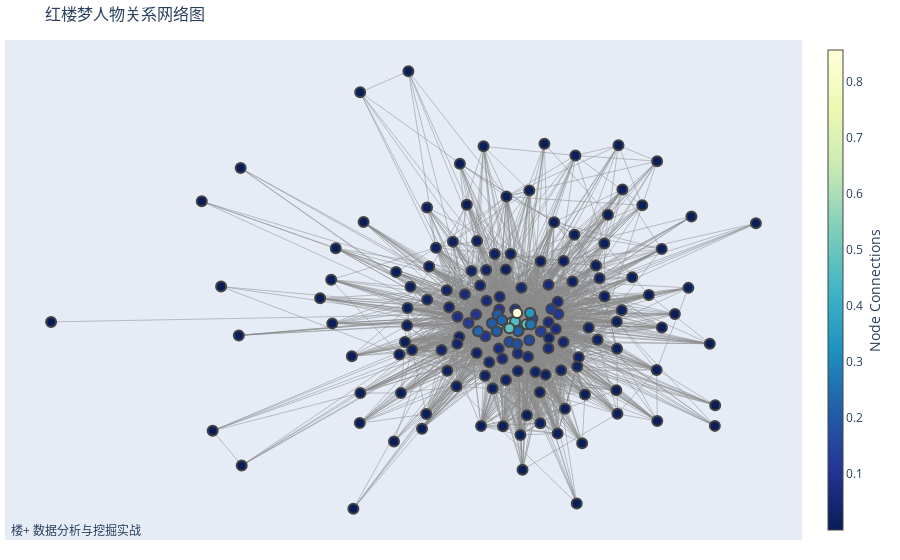

The notebook cell this image was saved under:
### Code cell
import re
import jieba
import json
from tqdm import tqdm
import os
import itertools
import numpy as np
from sklearn import decomposition
import matplotlib.pyplot as plt



# 加载别名表
file_path = 'userdict.json'
with open(file_path, 'r', encoding='utf-8') as f:  # 替换为正确的编码方式
    names = json.load(f)
for name in names:
    for alias_name in names[name]:
        # 结巴分词可以动态加载词语，在这里加载人物别名，以免错误的分词
        # nr 在结巴分词中代表人名
        jieba.add_word(alias_name, tag="nr")

def load_stopwords(file_path):
    # 加载停用词函数
    with open(file_path, 'r', encoding='utf-8') as f:
        stopwords = [line.strip('\n') for line in f.readlines()]
    return stopwords

def process(file_path):
    # 对一个章节进行分词
    stopwords = load_stopwords('stopwords.txt')
    with open(file_path, 'rb') as f:
        content = f.read()
        para = content.decode("utf-8", 'ignore').split('\n')
        para = para[:-1]
        result = []
        for p in para:
            words = []
            # 对每一个段落进行分词
            seg_list = list(jieba.cut(p, cut_all=False))
            for x in seg_list:
                if len(x) <= 1:
                    continue
                if x in stopwords:
                    continue
                words.append(x)
            # 返回的是一个二维 list: [[段1结果], [段2结果], ]
            result.append(words)
    return result

result = {}

# 遍历目录
for file_name in tqdm(os.listdir('红楼梦')):
    # 获取章节的坐标，前面爬取的数据，是以 1_章节名 命名
    index = int(file_name.split('_')[0])
    # 分词，保存到一个字典，章节坐标对应分词结果
    result[index] = process(os.path.join('红楼梦', file_name))

#词频统计----------------------------------------

artical_word_dict = {}  # 整篇文章分词结果
chapters_word_dict = {}  # 每个章节的分词结果，对应到文章索引

# 遍历上文的分词结果
for index in tqdm(result):
    # 将一个章节的二维 list 压缩为一维，方便遍历
    chapter_word_list = list(itertools.chain.from_iterable(result[index]))
    chapter_word_dict = {}
    # 遍历
    for word in chapter_word_list:
        # 当词语不存在时 dict 初始化为 0
        if word not in chapter_word_dict:
            chapter_word_dict[word] = 0
        # 当词语不存在时 dict 初始化为 0
        if word not in artical_word_dict:
            artical_word_dict[word] = 0
        # 相应结果加一
        chapter_word_dict[word] += 1
        artical_word_dict[word] += 1
    chapters_word_dict[index] = chapter_word_dict

# 对整篇文章的词频统计结果进行排序，由高到低
sorted_word_list = [x[1] for x in sorted(
    zip(artical_word_dict.values(), artical_word_dict.keys()), reverse=True)]
sorted_word_list

#数据分析及可视化----------------------------
#分析是否为曹雪芹所作

all_names = []  # 所有名字的 list
for name in names:
    for alias_name in names[name]:
        all_names.append(alias_name)

# 待删除的名字
to_delete = []
for x in tqdm(sorted_word_list):
    for name in all_names:
        # 利用正则表达式判断一个词语是否是名字
        pattern = re.compile("(.*){}(.*)".format(name))
        # 正则查找匹配，如果匹配的结果不为 None 则该词语为名字
        t = re.search(pattern, x)
        # 如果一个词语是名字，则删除掉
        if t:
            to_delete.append(x)
            break

# 删除操作
for x in to_delete:
    sorted_word_list.remove(x)

V = 2000  # 选择前 V 个词语的词频作为一章节的特征
word_list = sorted_word_list[:V]
word_list



# 在这里生成一个 120*2000 的 0 矩阵，每一行对应一章节的特征。
features = np.zeros((len(chapters_word_dict), V))
# 遍历每个章节的 word dict
for index in chapters_word_dict:
    # 章节 word dict
    chapter_word_dict = chapters_word_dict[index]
    # 遍历每个词语，并改变相应位置的值为该词语出现次数
    for j, word in enumerate(word_list):
        try:
            features[index, j] = chapter_word_dict[word]
        except:
            # 该章节未出现这个词语
            pass
features.shape, features

features /= features.max(axis=0)  # 按列归一化到 [0, 1]
features.shape, features




# 特征降维
features = decomposition.PCA(n_components=2).fit_transform(features)

# 绘制前八十回和后四十回散点图
plt.plot(features[:80, 0].flatten(), features[:80, 1].flatten(), '.')
plt.plot(features[80:, 0].flatten(), features[80:, 1].flatten(), '.')
plt.legend(['First 80', 'Last 40'])



#人物关系绘制--------------
# 统计一起出现的次数
count = {}
对于梳子在里面 itertool软件 .产品 (姓名 .钥匙 ( ) ,重复= two ) :
计数 [ &#39;_&#39; .参加 (梳子 ) ]= zero

 #Traverse chapter words
对于段落文字列表在里面 tqdm（全面质量管理） (列表 ( itertool软件 .链 .来自可更改 (结果 .值 ( ) ) ) ) :
段落名称列表= [ ]
对于名称在里面姓名：
临时管理计划=设置 (姓名 [名称 ] ) .交叉 (段落文字列表 )
如果 只有 (临时管理计划 ) &#62; zero :
段落名称列表 .追加 (名称 )
 #De duplication
段落名称列表=列表 (设置 (段落名称列表 ) )
 #Count the number of common occurrences in a section
对于梳子在里面 itertool软件 .组合 (段落名称列表 , two ) :
计数 [ &#39;_&#39; .参加 (梳子 ) ]+= one


从 犁 .脱机进口init_notebook_模式 , iplot公司
从 犁进口graph_objs作为去
进口 网络x作为 nx（纳克斯）
 #Activate Plotly notebook mode to facilitate offline plotting
init_notebook_模式 (有联系的=真的 )
G公司= nx（纳克斯） .图表 ( ) #Create Graph
节点= [ ] #All nodes
边缘= [ ] #All edges
 #Count all name combinations
对于梳子在里面 itertool软件 .组合 (姓名 .钥匙 ( ) , two ) :
 #Number of times two names appear together
全部的=计数 [ &#39;{}_ {}&#39; .格式 (梳子 [ zero ] ,梳子 [ one ] ) ]+ \
计数 [ &#39;{}_ {}&#39; .格式 (梳子 [ one ] ,梳子 [ zero ] ) ]
 #If they appear together, save them
如果全部的 &#62; zero :
边缘 .追加 ( (梳子 [ zero ] ,梳子 [ one ] , {“重量”：总计 } ) )
节点 .追加 (梳子 [ zero ] )
节点 .追加 (梳子 [ one ] )

节点=列表 (设置 (节点 ) ) #Remove duplicate nodes
G公司 .添加节点来自 (节点 ) #Add nodes and edges
G公司 .添加源项（_E） (边缘 )

 #Nodes correspond to coordinates (x, y) on the graph
销售时点情报系统= nx（纳克斯） .春季布局 (G公司 )
销售时点情报系统

 #Draw the track of an edge
边缘_痕迹=去 .分散 (x个= [ ] ,年= [ ] ,线= 字典 (
宽度= zero point five ,颜色= &#39;#888&#39; ) , 悬停信息=“无” ,模式=&#39;行&#39; )

 #Traverse each edge and connect two nodes according to the coordinates of each node obtained above
对于边缘在里面G公司 .边缘 ( ) :
x0个 ,年=销售时点情报系统 [边缘 [ zero ] ]
x1个 ,y1个=销售时点情报系统 [边缘 [ one ] ]
边缘_痕迹 [“x” ]+=元组 ( [x0个 ,x1个 ,无 ] )
边缘_痕迹 [“是” ]+=元组 ( [年 ,y1个 ,无 ] )

 #Draw Points
节点_跟踪=去 .分散 (x个= [ ] ,年= [ ] ,文本= [ ] ,模式=“标记” , 悬停信息=“文本” ,
标记= 字典 ( 显示比例=真的 , 色阶= “YlGnBu” , 反向刻度=真的 ,
颜色= [ ] ,大小= ten ,
 颜色条= 字典 (厚度= fifteen ,标题=“节点连接” ,
 山楂=“左侧” , 标题栏=“正确” ) ,
线= 字典 (宽度= two ) ) )
 #Traverse every point
对于节点在里面G公司 .节点 ( ) :
x个 ,年=销售时点情报系统 [节点 ]
节点_跟踪 [“x” ]+=元组 ( [x个 ] )
节点_跟踪 [“是” ]+=元组 ( [年 ] )

 #Traversal adjacency list, corresponding to node → another node and weight of an edge
对于节点 ,邻接在里面列举 (G公司 .邻接 ( ) ) :
 #Accumulate the number of times of all edges, and then add color to each point. The more times the color appears, the darker the color will be (divide by 5000 to prevent exceeding the range)
节点_跟踪 [“标记” ] [“颜色” ]+=元组 (
 [总和 ( [邻接 [ one ] [名称 ] [“重量” ]对于名称在里面邻接 [ one ] ] ) / five thousand ] )
节点_信息=邻接 [ zero ]
 #Add label information (name) to each node
节点_跟踪 [“文本” ]+=元组 ( [节点_信息 ] )

无花果=去 .图 (数据= [边缘_痕迹 ,节点_跟踪 ] ,布局=去 .布局 (
标题= &#39;Relationship Network Diagram of Dream of Red Mansions&#39; , 标题字体= 字典 (大小= sixteen ) ,
 显示图例=False（错误） , 悬停模式=“最近的” ,
边缘= 字典 (b条= twenty ,我= five ,第页= five ,t吨= forty ) ,
注释= [ 字典 (
文本= &#34;Building data analysis and mining practice&#34; , 显示箭头=False（错误） ,
xcre意味著称=“纸张” , yref公司=“纸张” ,x个= zero point zero zero five ,年= - zero point zero zero two ) ] ,
 X轴= 字典 ( 显示网格=False（错误） , 赤霉烯酮=False（错误） ,
 显示记号标签=False（错误） ) ,
 对= 字典 ( 显示网格=False（错误） , 赤霉烯酮=False（错误） , 显示记号标签=False（错误） ) ) )

 #Draw Image

 iplot公司 (无花果 )

 #Show Graphics
平板电脑 .显示 ( )

### Figure 1 — Plotly figure (JSON) as saved in the notebook; plotly's stock layout.template omitted (floating-point values rounded to 4 significant figures; data arrays with more than 128 entries replaced by an {"elided": "..."} marker saying what was removed)
{"data": [{"hoverinfo": "none", "line": {"color": "#888", "width": 0.5}, "mode": "lines", "type": "scatter", "x": {"elided": "9405 float values"}, "y": {"elided": "9405 float values"}}, {"hoverinfo": "text", "marker": {"color": {"elided": "155 float values"}, "colorbar": {"thickness": 15, "title": {"side": "right", "text": "Node Connections"}, "xanchor": "left"}, "colorscale": [[0, "rgb(255,255,217)"], [0.125, "rgb(237,248,177)"], [0.25, "rgb(199,233,180)"], [0.375, "rgb(127,205,187)"], [0.5, "rgb(65,182,196)"], [0.625, "rgb(29,145,192)"], [0.75, "rgb(34,94,168)"], [0.875, "rgb(37,52,148)"], [1, "rgb(8,29,88)"]], "line": {"width": 2}, "reversescale": true, "showscale": true, "size": 10}, "mode": "markers", "text": {"elided": "155 str values"}, "type": "scatter", "x": {"elided": "155 float values"}, "y": {"elided": "155 float values"}}], "layout": {"annotations": [{"showarrow": false, "text": "楼+ 数据分析与挖掘实战", "x": 0.005, "xref": "paper", "y": -0.002, "yref": "paper"}], "autosize": true, "hovermode": "closest", "margin": {"b": 20, "l": 5, "r": 5, "t": 40}, "showlegend": false, "title": {"font": {"size": 16}, "text": "红楼梦人物关系网络图"}, "xaxis": {"autorange": true, "range": [-1.099, 0.657], "showgrid": false, "showticklabels": false, "type": "linear", "zeroline": false}, "yaxis": {"autorange": true, "range": [-0.6298, 0.7766], "showgrid": false, "showticklabels": false, "type": "linear", "zeroline": false}}}
